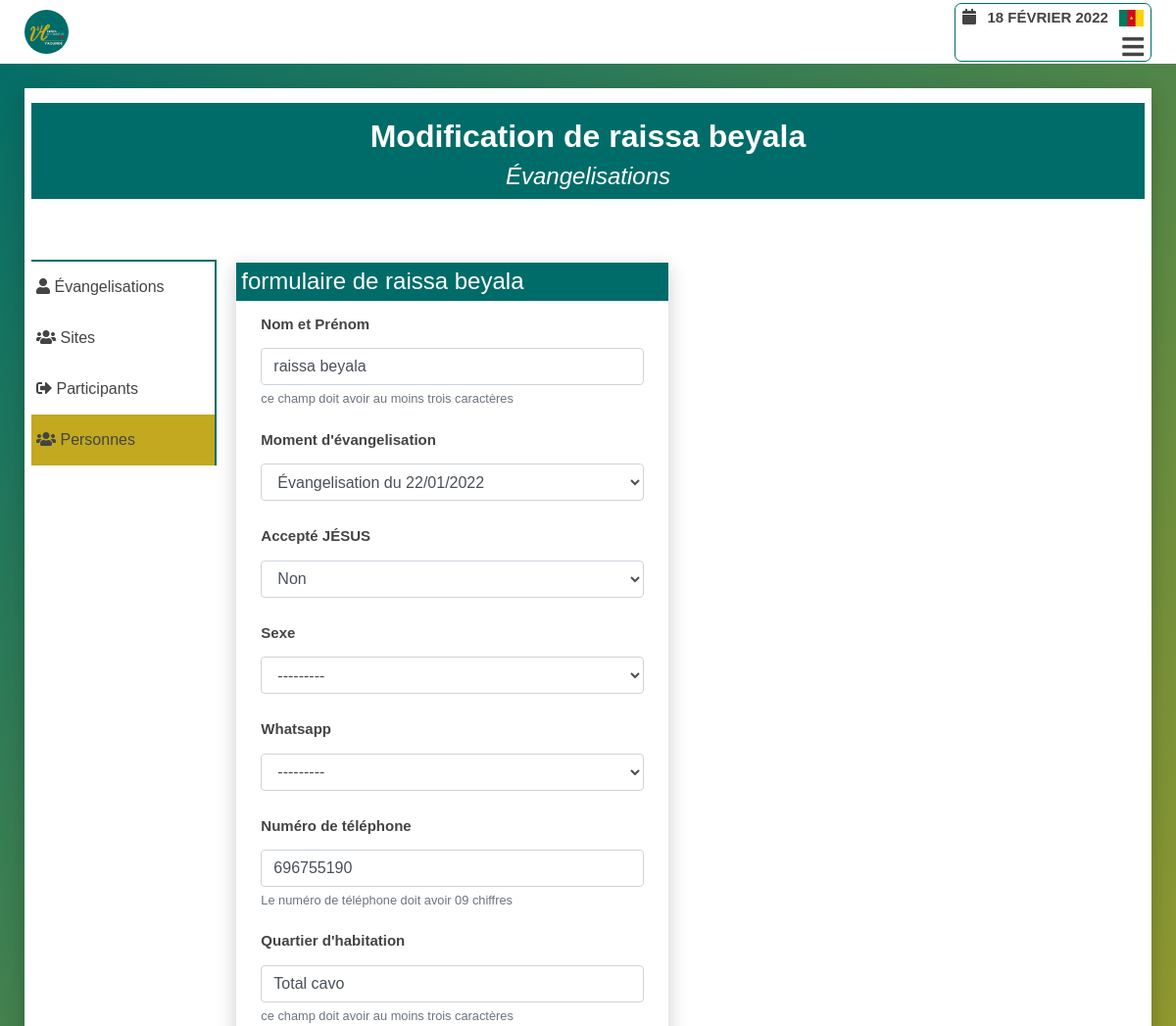
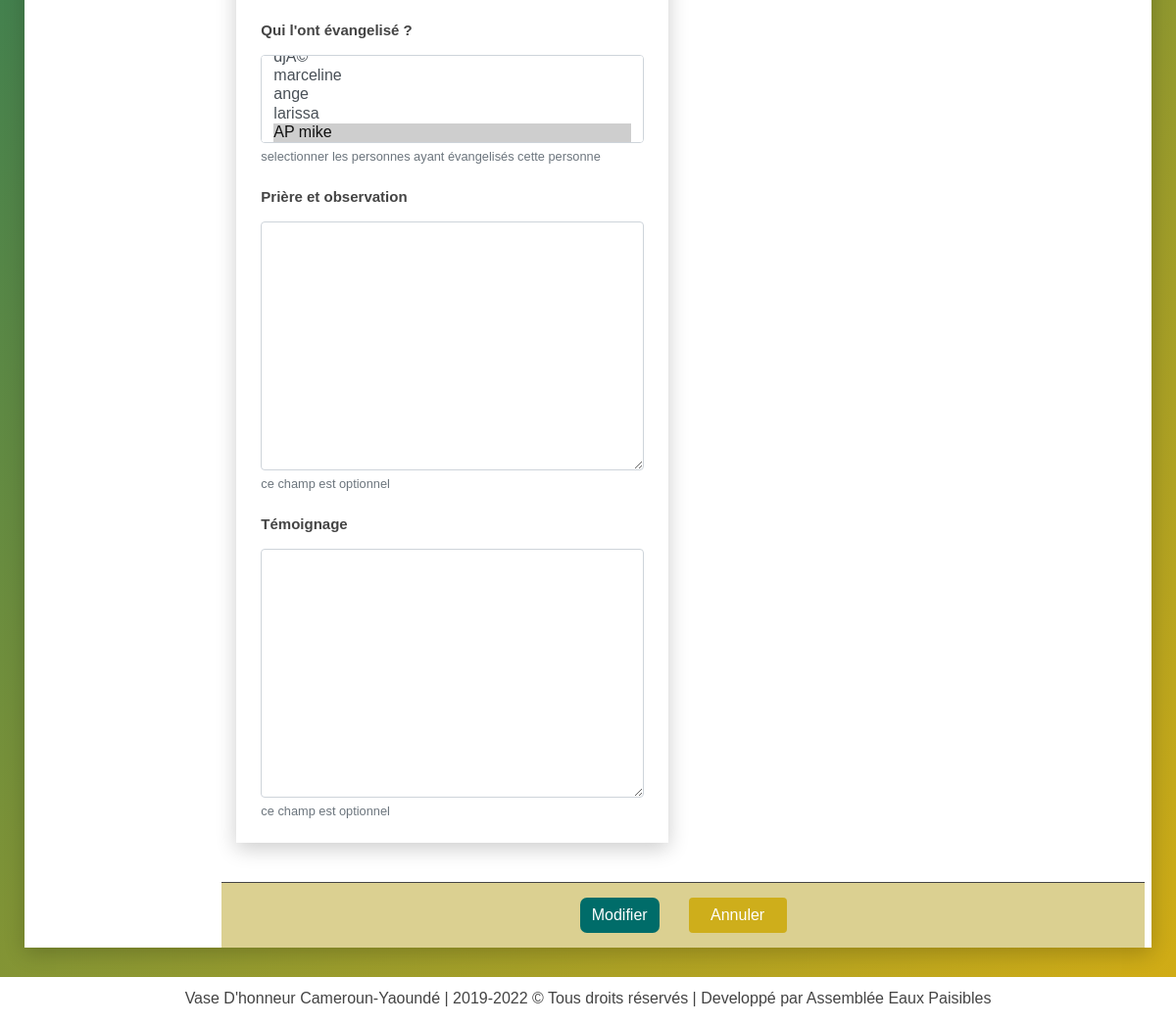
Page /evangelisation/modifier/personnes/3/ (signed in) on the committed database (2 pictures, top to bottom).
### evangelisation/models.py (models this page shows)
class Person(models.Model):
    ACCEPTE_JESUS = (
        ('oui', 'Oui'),
        ('non', 'Non'),
        ('ras', 'Indécis'),
        ('déjà', 'Déjà')
    )
    SEXE = (
        ('masculin', 'Masculin'),
        ('féminin', 'Féminin')
    )
    WHATSAPP = (
        ('oui', 'Oui'),
        ('non', 'Non'),
    )
    author = models.ForeignKey(User, related_name='auth_personnes',
                                            on_delete=models.SET_NULL,
                                            blank=True,
                                            null=True,
                                            verbose_name="Enrgistré par ")
    evangelisation = models.ForeignKey(Evangelisation, related_name='personnes',
                                            on_delete=models.SET_NULL,
                                            blank=True,
                                            null=True,
                                            verbose_name="Moment d'évangelisation")
    date = models.DateField(auto_now_add=True)
    nom_et_prenom = models.CharField(max_length=200,
        verbose_name='Nom et Prénom',
        unique=True,
        null=False,
        help_text="ce champ doit avoir au moins trois caractères",
        error_messages={'unique':"Une personne avec ce nom existe déjà"})
    contacts = models.PositiveIntegerField(
                verbose_name="Numéro de téléphone",
                blank=True,
                null=True,
                unique=True,
                help_text="Le numéro de téléphone doit avoir 09 chiffres",
                error_messages={'unique':"Le numéro de télephone existe déjà"}
        )
    quartier_d_habitation = models.CharField(
        max_length=200,
        verbose_name="Quartier d'habitation",
        help_text="ce champ doit avoir au moins trois caractères",
        blank=True,
        null=True,
    )
    accepte_jesus = models.CharField(choices=ACCEPTE_JESUS, max_length=15, verbose_name='Accepté JÉSUS')
    sexe = models.CharField(choices=SEXE, max_length=15, verbose_name='Sexe')
    whatsapp = models.CharField(choices=WHATSAPP, max_length=15, verbose_name='Whatsapp', blank=True,  null=True)
    boss = models.ManyToManyField(Participant, related_name='personnes',
                        verbose_name="Qui l'ont évangelisé ?",
                        help_text="selectionner les personnes ayant évangelisés cette personne", blank=True)
    sujets_de_priere = models.TextField(verbose_name="Prière et observation", null=True, blank=True, help_text="ce champ est optionnel")
    temoignages = models.TextField(verbose_name="Témoignage", null=True, blank=True, help_text="ce champ est optionnel")
    created = models.DateTimeField(auto_now_add=True, verbose_name='créer à')
    updated = models.DateTimeField(auto_now=True, verbose_name='mis à jour à')
    class Meta:
        verbose_name = "Personne évangélisé"
        ordering = ('-nom_et_prenom',)
    def __str__(self):
        return self.nom_et_prenom

### evangelisation/views.py (the view)
@login_required(login_url="user_login")
def evangelisation_app_operations_modifier(request, type_opera, id):
    model = None
    model = get_model(type_opera)
    instance_model = None
    context = dict()
    form_model = None
    form_model = get_form_model(type_opera)
    try:
        instance_model = model.objects.get(id=id)
        if request.method=='POST':
            form_model = form_model(instance=instance_model, data=request.POST)
            if form_model.is_valid():
                form_model.save()
                messages.success(request, 'modification réussie')
                return redirect('evangelisation:evangelisation_app_operations', type_opera)
        else:
            form_model = form_model(instance=instance_model)
        context['form'] = form_model
        context['instance_model'] = instance_model
        context['type_opera'] = type_opera
        return render(request, "pages/modifier.html", context)
    except model.DoesNotExist:
        return redirect('evangelisation:evangelisation_app_operations', type_opera)

### evangelisation/forms.py (shortened to what this page needs)
class PersonForm(forms.ModelForm):
    class Meta:
        model = Person
        fields = [ 'nom_et_prenom','evangelisation', 'accepte_jesus',
                'sexe', 'whatsapp', 'contacts', 'quartier_d_habitation',
                'boss', 'sujets_de_priere', 'temoignages'
            ]

### evangelisation/models.py (called while the page is built)
    def __str__(self):
        return self.nom_et_prenom

    def __str__(self):
        if self.day.month >=10:
            return f"Évangelisation du {self.day.day}/{self.day.month}/{self.day.year}"
        else:
            return f"Évangelisation du {self.day.day}/0{self.day.month}/{self.day.year}"

### evangelisation/utils.py (called while the page is built)
def get_form_model(type_opera):
    form_model = None
    if type_opera=="participants":
        form_model = ParticipantForm
    elif type_opera=="personnes":
        form_model = PersonForm
    elif type_opera=="sites":
        form_model = SiteForm
    elif type_opera=="évangelisations":
        form_model = EvangForm
    return form_model

def get_model(type_opera):
    if type_opera=="participants":
        return Participant
    elif type_opera=="personnes":
        return Person
    elif type_opera=="sites":
        return Site
    elif type_opera=="évangelisations":
        return Evangelisation

### evangelisation/templates/pages/modifier.html (shortened to what this page needs)
{% extends 'base.html' %}
{% block hamburger %}
<div class="menu-btn">
    <i class="fas fa-bars"></i>
</div>
{% endblock hamburger %}
{% block content %}
<div class="wrapper-head-liste">
    <div class="head-liste">
        <h2>
            Modification de {{form.instance}}
        </h2>
        <h4>Évangelisations</h4>
    </div>
</div>
<div class="wrapper-liste">
    <div class="row">
        <div class="col-md-2">
            {% include 'partials/operation-side-bar-link.html' %}
        </div>
        <div class="col-md-10">
            <div class="liste">
                {% load widget_tweaks %}
                <form id="form-suppresion-liste"
                        action="{% url 'evangelisation:evangelisation_app_operations_modifier' type_opera instance_model.id %}"
                        method="post"
                        class="form-group row">
                        <div class="col-md-6">
                            <div class="wrapper-form_set_item">
                                <h4 class="form-name">formulaire de {{form.instance}}</h4>
                                <div class="form_set_item_field">
                                    {% for field in form %}
                                    <div class="form-group {% if field.errors %}has-error{% endif %}" style="overflow: auto;">
                                        <div class="form-field">
                                            <label for="{{ field.id_for_label }}">{{field.label}}</label>
                                            {% render_field field class="form-control" %}
                                            <small class="form-text text-muted">{{ field.help_text|safe }}</small>
                                        </div>
                                    </div>
                                    {% endfor %}
                                </div>
                            </div>
                        </div>
                    <div class="row">
                        <div class="col-md-12">
                            <div class="wrapper-btn-formset">
                                <button type="submit" class="btn btn-success">Modifier</button>
                                <a href="{% url 'evangelisation:evangelisation_app_operations' type_opera %}" class="btn btn-secondary">Annuler</a>
                            </div>
                        </div>
                    </div>
                </form>
            </div>
        </div>
    </div>
</div>
{% endblock content %}

### static/css_root/style.css (style rules this page uses)
* { margin: 0; padding: 0; box-sizing: border-box; font-family: "Poppins", sans-serif; }
.col, .col-1, .col-10, .col-11, .col-12, .col-2, .col-3, .col-4, .col-5, .col-6, .col-7, .col-8, .col-9, .col-auto, .col-lg, .col-lg-1, .col-lg-10, .col-lg-11, .col-lg-12, .col-lg-2, .col-lg-3, .col-lg-4, .col-lg-5, .col-lg-6, .col-lg-7, .col-lg-8, .col-lg-9, .col-lg-auto, .col-md, .col-md-1, .col-md-10, .col-md-11, .col-md-12, .col-md-2, .col-md-3, .col-md-4, .col-md-5, .col-md-6, .col-md-7, .col-md-8, .col-md-9, .col-md-auto, .col-sm, .col-sm-1, .col-sm-10, .col-sm-11, .col-sm-12, .col-sm-2, .col-sm-3, .col-sm-4, .col-sm-5, .col-sm-6, .col-sm-7, .col-sm-8, .col-sm-9, .col-sm-auto, .col-xl, .col-xl-1, .col-xl-10, .col-xl-11, .col-xl-12, .col-xl-2, .col-xl-3, .col-xl-4, .col-xl-5, .col-xl-6, .col-xl-7, .col-xl-8, .col-xl-9, .col-xl-auto { padding: 0px; }
h2, h4, p, a, small, b, div, section { color: #444; }
.row { margin: 0; width: 100%; }
body { min-height: 100vh; background: linear-gradient(135deg, #006c69 0%, #d4ad14 100%); }
.menu-btn { position: relative; color: #444; font-size: 25px; text-align: right; width: 100%; cursor: pointer; font-weight: bold; margin-bottom: 7px; }
.btn-secondary { width: 100px; background: #c2a91f; }
.form-field input { width: 100%; }
.wrapper-form_set_item { margin: 15px; box-shadow: 0 6px 20px 0 rgba(0,0,0, .2); }
.wrapper-form_set_item h4 { background-color: #006c69; color: #fff; width: 100%; padding: 5px; }
.form_set_item_field { padding: 0px 25px 7px; }
.wrapper-btn-formset { display: flex; justify-content: center; align-items: center; width: 100%; margin-top: 25px; padding-top: 15px; padding-bottom: 15px; border-top: 1px solid; background-color: #dbd091; }
.wrapper-btn-formset button { margin-right: 15px; }
.wrapper-btn-formset a { margin-left: 15px; }

### accounts/static/accounts/css/accounts.css (style rules this page uses)
.form-group label { font-weight: bold; font-size: 15px; }
.btn-success { background: #006c69; border: none; border-radius: 7px; }
.btn-secondary { background: #ceae1b; border: none; }
.wrapper-head-liste { position: relative; background-color: #fff; width: 100%; display: flex; flex-direction: column; justify-content: center; align-items: center; padding: 15px 0px; }
.wrapper-head-liste .head-liste { display:flex; flex-direction: column; justify-content: center; align-items: center; width: 100%; background-color: #006c69; }
.head-liste h2 { display: block; color: #fff; font-weight: bold; margin-top: 15px; width: 100%; text-align: center; }
.head-liste h4 { display: block; font-style: italic; color: #fff; width: 100%; text-align: center; }
.wrapper-liste { width: 100%; }
.liste { display: flex; justify-content: space-between; flex-direction: column; flex-wrap: wrap; width: 100%; padding-left: 5px; margin-top: 35px; }
.liste form#form-suppresion-liste { width: 100%; }
.liste form#form-suppresion-liste label { padding: 5px 5px 5px 0px;font-weight: bold; }
select { padding: 4px 8px; border: none; margin-right: 5px; border-radius: 7px; background: #c7ebca; }

### rows in the picture
Person: instance "raissa beyala", nom_et_prenom "raissa beyala" "Évangelisation du 22/01/2022" "Non" "---------" "---------" "696755190" "Total cavo"

### other values in the picture
{{ field.label }} "Nom et Prénom" "Moment d'évangelisation" "Accepté JÉSUS" "Sexe" "Whatsapp" "Numéro de téléphone" "Quartier d'habitation" "Qui l'ont évangelisé ?" "Prière et observation" "Témoignage"
{{ field.help_text|safe }} "ce champ doit avoir au moins trois caractères" "Le numéro de téléphone doit avoir 09 chiffres" "ce champ doit avoir au moins trois caractères" "selectionner les personnes ayant évangelisés cette personne" "ce champ est optionnel" "ce champ est optionnel"
